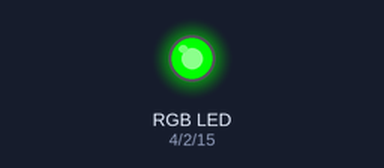
The sketch below on a simulated Arduino Uno, built with avr-gcc and run on an emulated ATmega328P. Shown: an RGB LED mixed from three pins (HIGH = lit).

Above: at 1.5 s.
At 5.0 s:
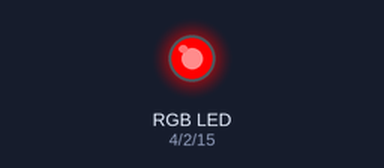
Timing chart, 0 to 9.1 s (numbered marks = the images above):
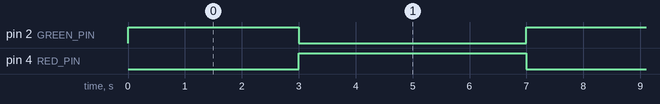

The sketch:

04_RGBLED_eric.ino
```cpp
// 利用RGB全彩燈，紅4 綠2 藍15
// 使用analogwrite 與 map 做數值轉換
// 紅燈 3 秒、黃燈 1 秒、綠燈 3 秒
// 順序 綠->黃->紅

const int GREEN_PIN = 2;
const int BLUE_PIN = 15;
const int RED_PIN = 4;
const int LEVEL_MS = 1000;

void setup() {
  pinMode(RED_PIN, OUTPUT);
  pinMode(GREEN_PIN, OUTPUT);
  pinMode(BLUE_PIN, OUTPUT);
}

void setColor(int redPercent, int greenPercent, int bluePercent) {
  analogWrite(RED_PIN, map(redPercent, 0, 100, 0, 255));
  analogWrite(GREEN_PIN, map(greenPercent, 0, 100, 0, 255));
  analogWrite(BLUE_PIN, map(bluePercent, 0, 100, 0, 255));
}

void loop() {

  setColor(0, 100, 0);   // 綠燈 3 秒
  delay(3000);

  setColor(100, 50, 0);  // 黃燈 1 秒
  delay(1000);

  setColor(100, 0, 0);   // 紅燈 3 秒
  delay(3000);

}
```

Measured:
- by itself, pin 2 (GREEN_PIN): alternates HIGH for 3.0 s and LOW for 4.0 s
- by itself, pin 4 (RED_PIN): alternates HIGH for 4.0 s and LOW for 3.0 s
